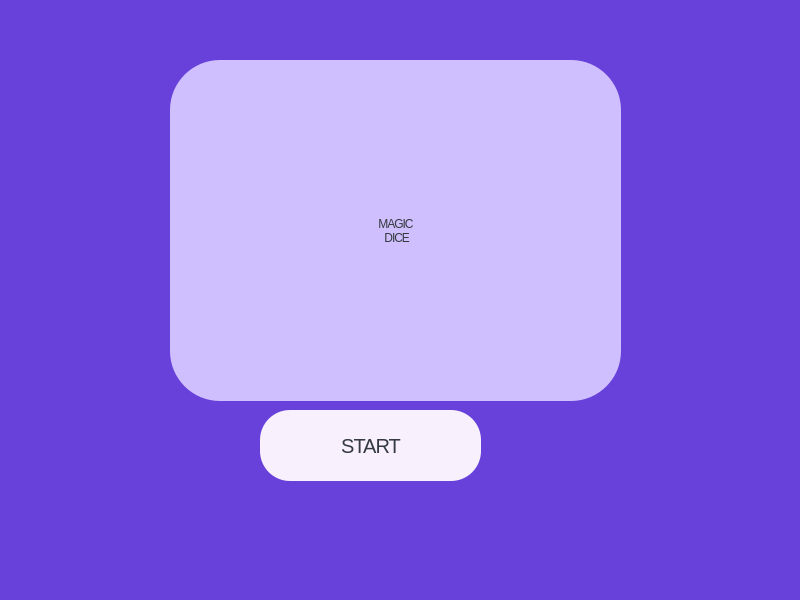
<?xml version="1.0" encoding="UTF-8"?>
<ui version="4.0">
 <class>MainWindow</class>
 <widget class="QMainWindow" name="MainWindow">
  <property name="geometry">
   <rect>
    <x>0</x>
    <y>0</y>
    <width>800</width>
    <height>600</height>
   </rect>
  </property>
  <property name="windowTitle">
   <string>MainWindow</string>
  </property>
  <property name="styleSheet">
   <string notr="true">background-color: #6741d9;</string>
  </property>
  <widget class="QWidget" name="centralwidget">
   <widget class="QPushButton" name="btnStart">
    <property name="geometry">
     <rect>
      <x>260</x>
      <y>410</y>
      <width>221</width>
      <height>71</height>
     </rect>
    </property>
    <property name="styleSheet">
     <string notr="true">background-color: #f8f0fc;
color: #343a40;
font: 20px;
line-height: 1;
letter-spacing: -1px;
border-radius: 30px;
</string>
    </property>
    <property name="text">
     <string>START</string>
    </property>
   </widget>
   <widget class="QLabel" name="label">
    <property name="geometry">
     <rect>
      <x>170</x>
      <y>60</y>
      <width>451</width>
      <height>341</height>
     </rect>
    </property>
    <property name="styleSheet">
     <string notr="true">background-color: #d0bfff;
color: #343a40;
font: 100px &quot;Jenthill&quot;;
line-height: 1;
letter-spacing: -1px;
border-radius: 50px;
</string>
    </property>
    <property name="text">
     <string>MAGIC  
 DICE</string>
    </property>
    <property name="alignment">
     <set>Qt::AlignCenter</set>
    </property>
   </widget>
  </widget>
  <widget class="QMenuBar" name="menubar">
   <property name="geometry">
    <rect>
     <x>0</x>
     <y>0</y>
     <width>800</width>
     <height>24</height>
    </rect>
   </property>
  </widget>
  <widget class="QStatusBar" name="statusbar"/>
 </widget>
 <resources/>
 <connections/>
</ui>
